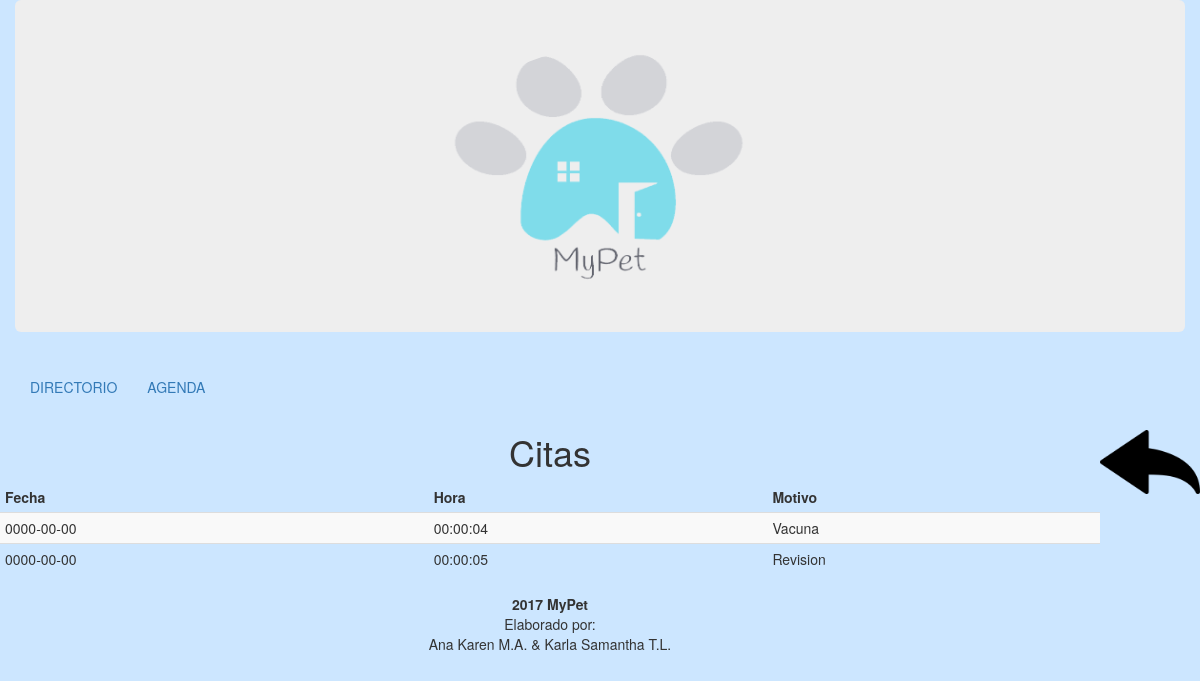
The app's page /mostrar_citas.php?id=3 with its own data.
### tables this page shows
create table citas(
id_cita mediumint(8) not null auto_increment,
fecha date not null,
hora time not null,
motivo varchar(100) not null,
id mediumint(8) not null,
PRIMARY KEY(id_cita),
FOREIGN KEY(id) REFERENCES users(id)
);

### mostrar_citas.php (the view, shortened to what this page needs)
<!DOCTYPE html>
<html lang="en">
  <head>
    <link href="css/bootstrap.min.css" rel="stylesheet">
    <link href="css/style.css" rel="stylesheet">
  </head>
  <body style="background-color:#cce6ff;">
  <body>
   <div class="container-fluid">
	<div class="row">
		<div class="col-md-12">
			<div class="jumbotron">
  			<div class="container text-center">
    		 <img src="images/mypet.png" class="img-circle" alt="Cinque Terre" width="304" height="236">
  			</div>
			</div>
  <ul class="nav navbar-nav">
      <li><a href="index.php">DIRECTORIO</a></li>
   		<li><a href="agenda.php">AGENDA</a></li>
    	</ul>
        </div>
        </div>
        </div>
        <p><a href="index.php"><img src="images/atras.png" width="100" height="100" align="right"></a></p>
        <center>
        <h1 class="deen">Citas</h1>
        </center>
        <div class="table-responsive">
 		<table class="table table-striped table-borde table-hover table-condensed">
			<thead>
				<tr>
					<td><b>Fecha</b></td>
					<td><b>Hora</b></td>
					<td><b>Motivo</b></td>
				</tr>
		</thead>
				<tbody>
       <?php
	require('conexion1.php');
	$id=$_REQUEST["id"];
  $query="SELECT id_cita,fecha, hora, motivo FROM citas where id='$id'";
	$resultado=$mysqli->query($query);
		while($row=$resultado->fetch_assoc())
            {
            	  ?>
            	<tr>
              <td>
                <?php echo $row['fecha'];?>
              </td>
               <td>
                <?php echo $row['hora'];?>
              </td>
               <td>
                <?php echo $row['motivo'];?>
              </td>
              </tr>
            	   <?php
            }
	?>
				</tbody>
			</table>
      <footer>
      <p><CENTER><strong>2017 MyPet</strong><br>Elaborado por: <br>Ana Karen M.A. & Karla Samantha T.L.</CENTER></p>
      </footer>
		</body>
	</html>

### records on screen
citas: fecha "0000-00-00", hora "00:00:04", motivo "Vacuna"
citas: fecha "0000-00-00", hora "00:00:05", motivo "Revision"
